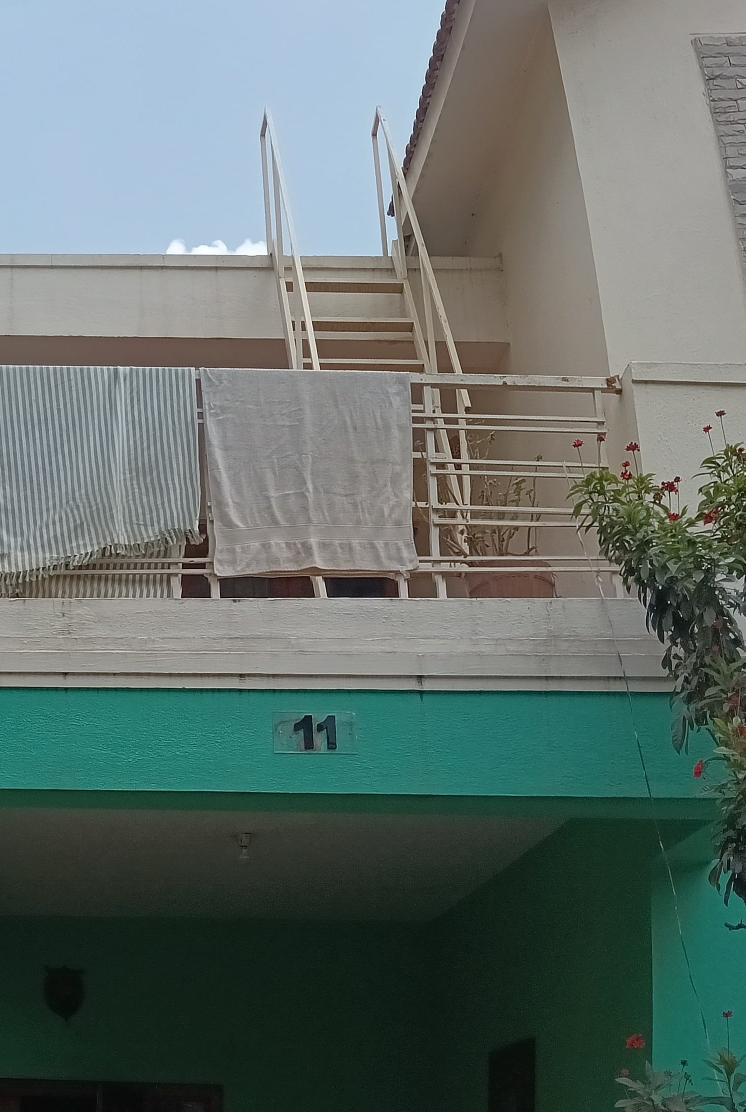
#> input picture part2/in1/row-1-column-3.jpg, 1491 x 2224 px, found by its file name (shown at 1/2 size)
$ jupyter execute --allow-errors part2.ipynb
#> lines starting #> are read from the running program, lines starting #| are printed output that depends on the picture; after the words box and inside, x2 and y2 are one past the last pixel; in counts of white or black regions, pixels touching at a corner belong together
[cell 1]
import os
import cv2
import numpy as np

[cell 2]
def imgResize(img, width=600):
    # Get image dimensions
    h, w = img.shape[:2]
    # Calculate new height while maintaining aspect ratio
    aspect_ratio = width / float(w)
    new_height = int(h * aspect_ratio)
    # Resize and return the image
    return cv2.resize(img, (width, new_height), interpolation=cv2.INTER_AREA)

[cell 3]
def crop(img):
    # Convert image to grayscale
    gray = cv2.cvtColor(img, cv2.COLOR_BGR2GRAY)
    # Apply binary threshold
    _, thresh = cv2.threshold(gray, 0, 255, cv2.THRESH_BINARY)
    # Find external contours
    contours, _ = cv2.findContours(thresh, cv2.RETR_EXTERNAL, cv2.CHAIN_APPROX_SIMPLE)
    # Crop image based on the bounding rectangle of the first contou
    if contours:
        x, y, w, h = cv2.boundingRect(contours[0])
        return img[y:y + h - 1, x:x + w - 1]

    return img

[cell 4]
def detectKP(img):
    descriptor = cv2.SIFT_create()
    # Detect keypoints and compute descriptors
    kps, features = descriptor.detectAndCompute(img, None)
    # Convert keypoints to float32 array
    kps = np.float32([p.pt for p in kps])
    return kps, features

[cell 5]
def matchKP(kpA, kpB, fA, fB, ratio, re_proj):
    # Create a brute-force matcher
    matcher = cv2.BFMatcher()

    # Find initial matches using KNN with k=2
    initMatches = matcher.knnMatch(fA, fB, 2)
    matches = []

    # Apply ratio test to filter good matches
    for match in initMatches:
        if len(match) == 2 and match[0].distance < match[1].distance * ratio:
            matches.append((match[0].trainIdx, match[0].queryIdx))

    # Ensure there are enough matches to compute homograph
    if len(matches) > 4:
        # Extract matched keypoints
        pA = np.float32([kpA[i] for (_, i) in matches])
        pB = np.float32([kpB[i] for (i, _) in matches])

        # Compute homography matrix using RANSAC
        H, status = cv2.findHomography(pA, pB, cv2.RANSAC, re_proj)
        return matches, H, status

    return None

[cell 6]
def drawMatches(imgA, imgB, kpA, kpB, matches, status):
    hA, wA = imgA.shape[:2]
    hB, wB = imgB.shape[:2]

    # Create a blank canvas large enough to fit both images side by side
    complete = np.zeros((max(hA, hB), wA + wB, 3), dtype="uint8")

    # Place both images onto the canvas
    complete[0:hA, 0:wA] = imgA
    complete[0:hB, wA:] = imgB

    # Draw lines between matched keypoints
    for ((idB, idA), s) in zip(matches, status):
        if s == 1:
            # Draw red line between matched points
            ptA = (int(kpA[idA][0]), int(kpA[idA][1]))
            ptB = (int(kpB[idB][0]) + wA, int(kpB[idB][1]))
            cv2.line(complete, ptA, ptB, (0, 0, 255), 1)

    return complete

[cell 7]
def stitch(imgA, imgB, ratio=0.6, re_proj=3.0):
    # Detect keypoints and extract features
    kpA, fA = detectKP(imgA)
    kpB, fB = detectKP(imgB)

    # Match keypoints between the two images
    M = matchKP(kpA, kpB, fA, fB, ratio, re_proj)

    if M is None:
        print("Insufficient matches found")
        return None

    matches, H, status = M
    # Warp the first image using the homography matrix to align with the second image
    panorama = cv2.warpPerspective(imgA, H, (imgA.shape[1] + imgB.shape[1], max(imgA.shape[0], imgB.shape[0])))

    # Overlay the second image onto the warped first image
    panorama[0:imgB.shape[0], 0:imgB.shape[1]] = imgB

    # Crop the final stitched image to remove unnecessary black areas
    panorama = crop(panorama)

    # Draw matches between the two images for visualization
    complete = drawMatches(imgA, imgB, kpA, kpB, matches, status)
    return panorama,complete

[cell 8]
#clearing output folder
output_folder="out"
#> (the rest of this cell did not finish here and is left out)

[cell 9]
input_folder="in2"
files = ["row-1-column-3.jpg","row-1-column-2.jpg","row-1-column-1.jpg"]
path = [os.path.join(input_folder, f) for f in files]
#loading the 1st image
im1 = cv2.imread(path[0])
#> im1 is the input picture: shape (2224, 1491, 3); mean B, G, R 107.5, 111.9, 98
im1 = imgResize(im1)

#iteratively stitching images
for i in range(1, len(path)):
    im2 = cv2.imread(path[i])
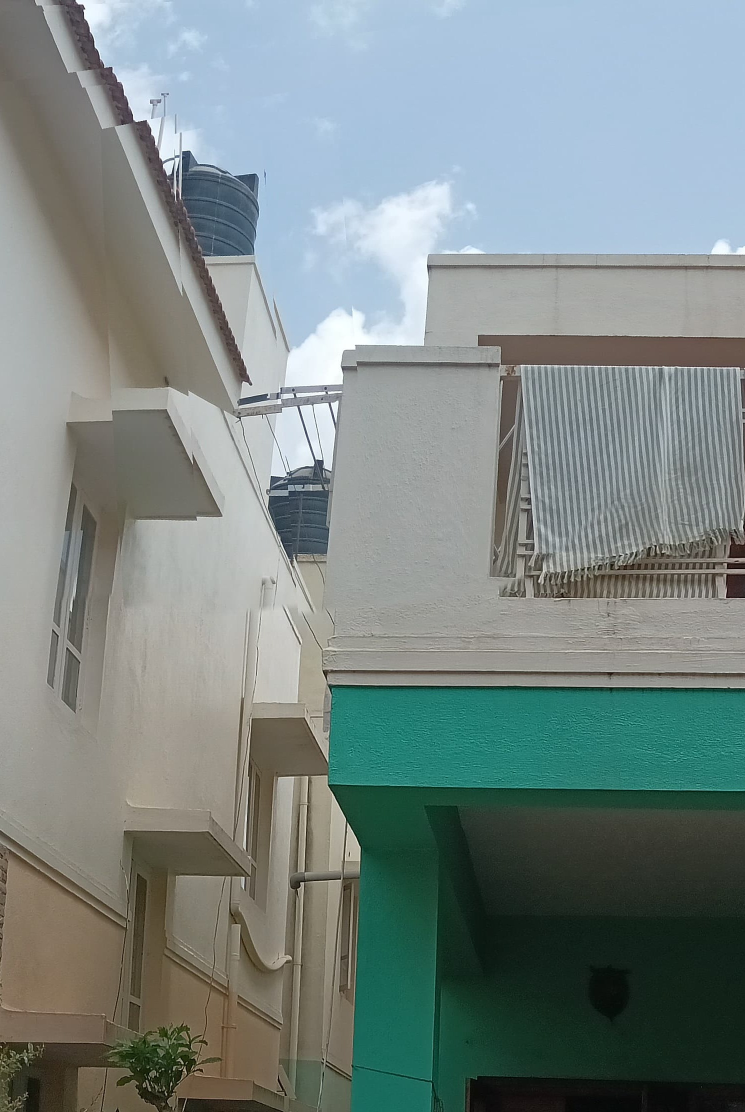
#> input picture part2/in1/row-1-column-2.jpg, 1490 x 2224 px, found by its file name (shown at 1/2 size)
#> im2 is the input picture: shape (2224, 1490, 3); mean B, G, R 133, 135.2, 122.9
    im2 = imgResize(im2)
#> call 2 of imgResize, with width = 600
#> in imgResize (call 2), `return cv2.resize(img, (width, new_height), interpolation=cv2.INTER_AR..`:
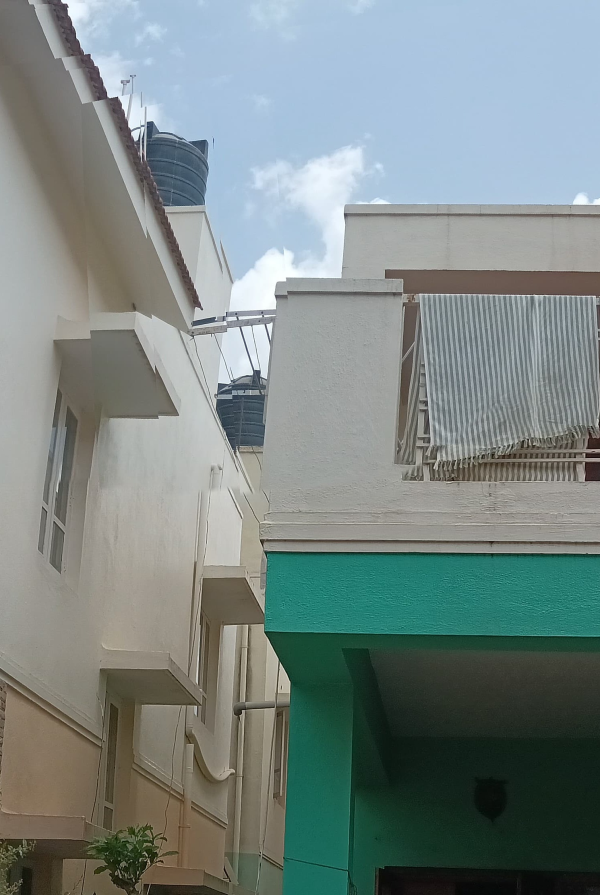
#> returned value: shape (895, 600, 3); mean of channels 0, 1, 2 133, 135.2, 122.9; drawn as B, G, R
    res = stitch(im1, im2)
#> in detectKP, `kps, features = descriptor.detectAndCompute(img, None)`: kps = 1738 keypoints; strongest (x, y, size): (589, 407, 1.9), (545, 385, 3), (368, 375, 3.9), (580, 332, 3.6)
#> in detectKP, `kps = np.float32([p.pt for p in kps])`: kps = 1738 pairs, first value 2.38 to 596.5, second value 33.69 to 889.5
#> in stitch, `kpA, fA = detectKP(imgA)`:
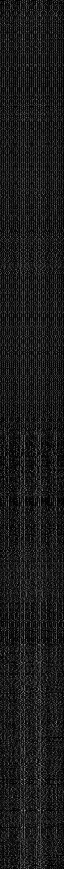
#> fA: shape (1738, 128) float32 (shown at 1/2 size); min 0, max 223, mean 26.6
#> in stitch, `kpA, fA = detectKP(imgA)`: kpA has the same summary as kps in detectKP
#> in detectKP (call 2), `kps, features = descriptor.detectAndCompute(img, None)`: kps = 1314 keypoints; strongest (x, y, size): (135, 135, 5.2), (150, 126, 6.2), (136, 139, 2.8), (241, 413, 37.7)
#> in stitch, `kpB, fB = detectKP(imgB)`:
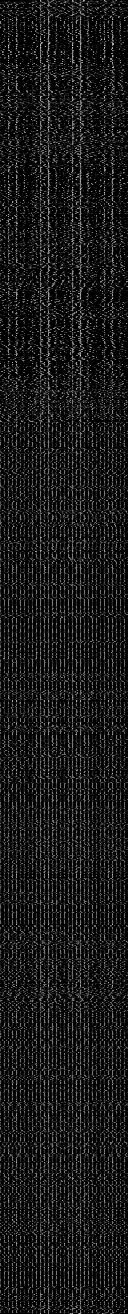
#> fB: shape (1314, 128) float32; min 0, max 207, mean 25.9
#> in stitch, `kpB, fB = detectKP(imgB)`: kpB = 1314 pairs, first value 4.14 to 594.2, second value 6.63 to 891.4
#> in matchKP, `initMatches = matcher.knnMatch(fA, fB, 2)`: initMatches = 1738 matches
#> after the loop in matchKP, `for match in initMatches:`: matches = 549 pairs, first value 447 to 1312, second value 13 to 853
#> in matchKP, `pA = np.float32([kpA[i] for (_, i) in matches])`: pA = 549 pairs, first value 4.84 to 153.6, second value 199.5 to 554.6
#> in matchKP, `pB = np.float32([kpB[i] for (i, _) in matches])`: pB = 549 pairs, first value 435 to 592.6, second value 199.7 to 555.2
#> in matchKP, `H, status = cv2.findHomography(pA, pB, cv2.RANSAC, re_proj)`: H = [[1, 0.000344, 438.9], [-0.000252, 1, -0.0523], [-1.3e-06, 6.53e-07, 1]]; status = 549 values, max 1 at index 0, min 0 at index 227, mean 0.984
#> in stitch, `panorama[0:imgB.shape[0], 0:imgB.shape[1]] = imgB`:
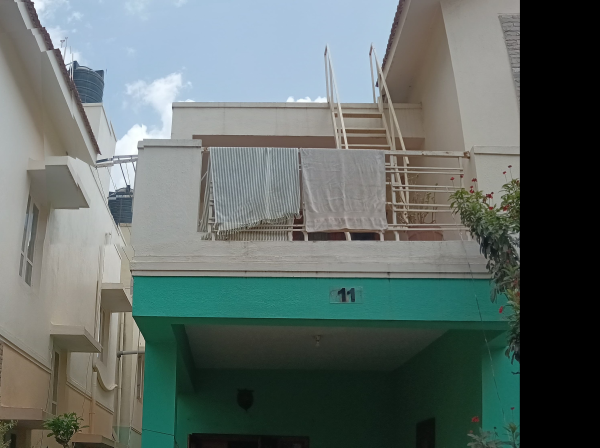
#> panorama: shape (895, 1200, 3) (shown at 1/2 size); mean B, G, R 103.8, 107.3, 96.5
#> in crop, `gray = cv2.cvtColor(img, cv2.COLOR_BGR2GRAY)`:
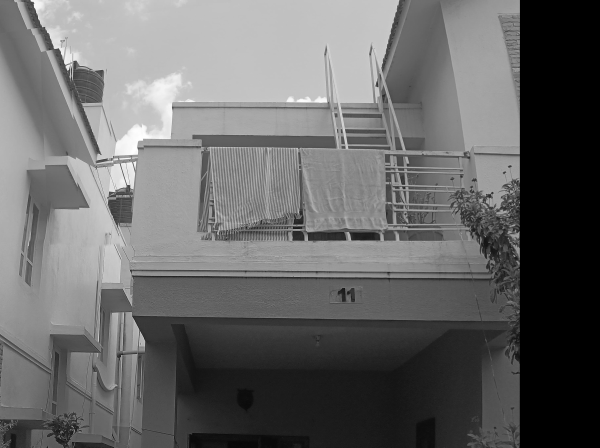
#> gray: shape (895, 1200) (shown at 1/2 size); min 0, max 254, mean 103.7
#> in crop, `_, thresh = cv2.threshold(gray, 0, 255, cv2.THRESH_BINARY)`:
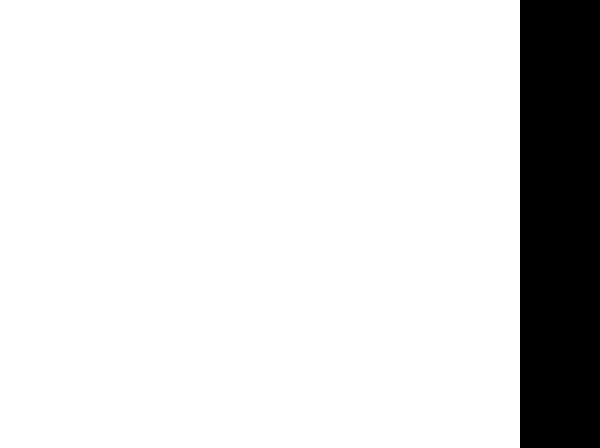
#> thresh: shape (895, 1200) (shown at 1/2 size); 86.7% white; 1 black region, box (x1, y1, x2, y2) and area: (1040, 0, 1200, 895) 143200
#> in crop, `contours, _ = cv2.findContours(thresh, cv2.RETR_EXTERNAL, cv2.CHAIN_AP..`: contours = [[[0, 0], [0, 894], [1039, 894], [1039, 0]]]
#> in crop, `x, y, w, h = cv2.boundingRect(contours[0])`: x = 0; w = 1040; h = 895
#> in crop, `return img[y:y + h - 1, x:x + w - 1]`:
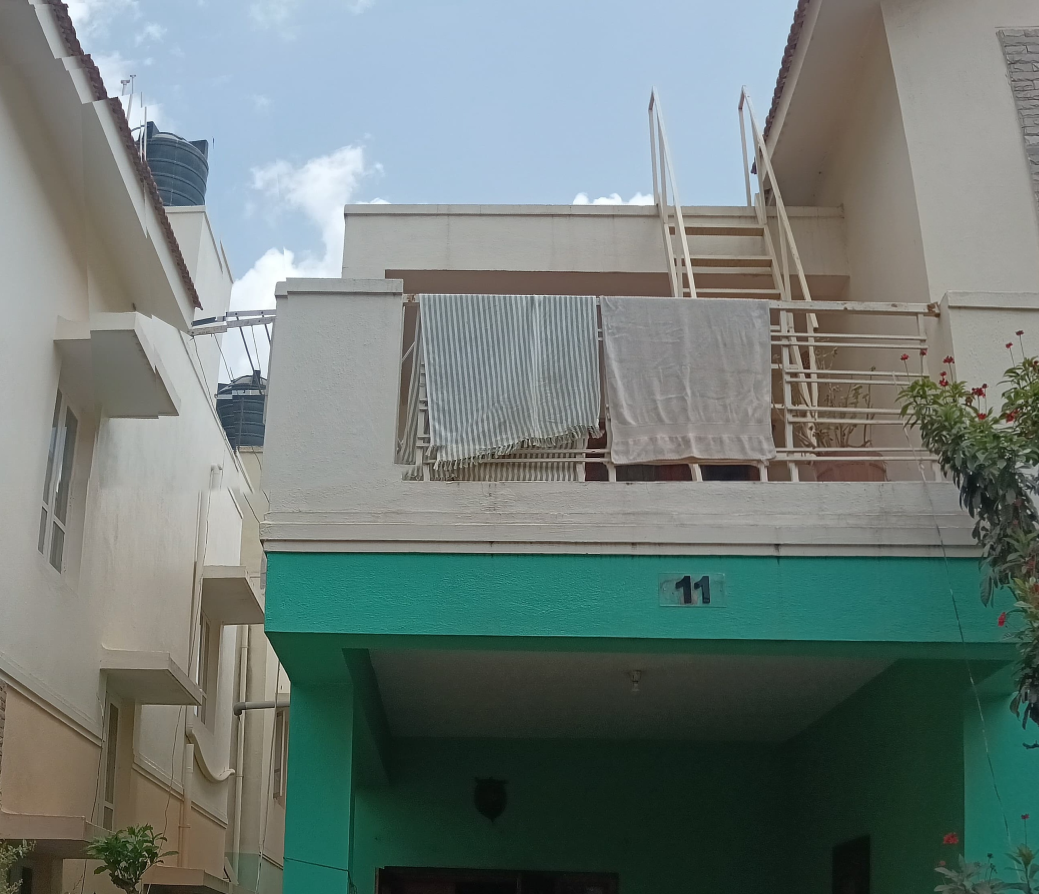
#> returned value: shape (894, 1039, 3); mean of channels 0, 1, 2 119.9, 123.9, 111.5; drawn as B, G, R
#> in drawMatches, `complete[0:hB, wA:] = imgB`:
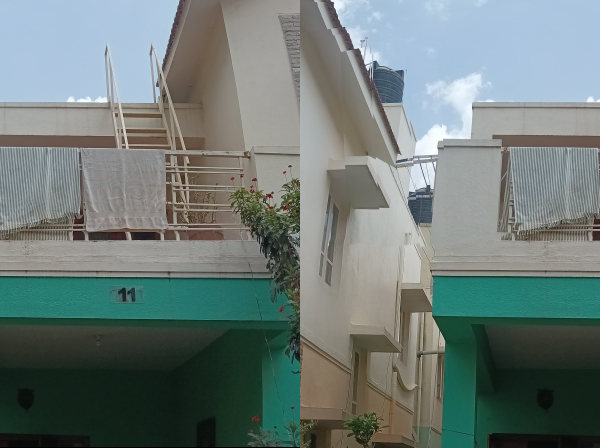
#> complete: shape (895, 1200, 3) (shown at 1/2 size); mean B, G, R 120.2, 123.5, 110.4
#> the loop in drawMatches, `for ((idB, idA), s) in zip(matches, status):` made 549 passes
#> (idB, idA, ptA, ptB) on passes 1 to 12: (493, 13, (4, 454), (1043, 454)), (497, 18, (5, 474), (1044, 475)), (498, 19, (5, 474), (1044, 475)), (499, 21, (5, 391), (1044, 391)), (500, 22, (5, 296), (1044, 296)), (504, 27, (7, 446), (1046, 447)), (508, 28, (7, 453), (1046, 453)), (509, 29, (7, 453), (1046, 453)), (512, 30, (8, 461), (1047, 461)), (513, 31, (8, 461), (1047, 461)), (515, 33, (9, 433), (1048, 434)), (516, 34, (9, 433), (1048, 434))
#> (ptA, ptB) on passes 61 to 66: ((27, 455), (1066, 456)), ((27, 474), (1066, 475)), ((27, 474), (1066, 475)), ((27, 433), (1066, 433)), ((27, 433), (1066, 433)), ((28, 367), (1067, 368))
#> after the loop in drawMatches, `for ((idB, idA), s) in zip(matches, status):`:
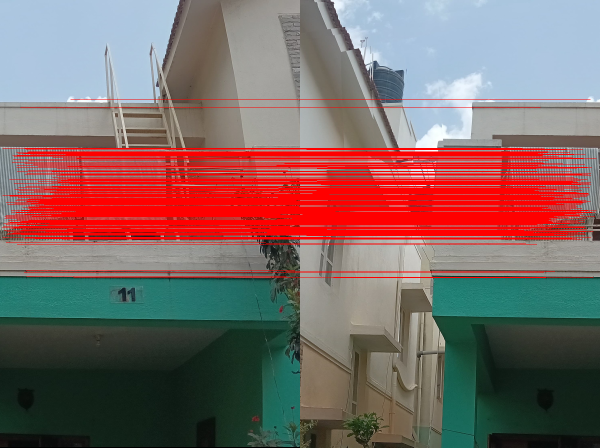
#> complete: shape (895, 1200, 3) (shown at 1/2 size); 14.96% of pixels changed, all inside (x1, y1, x2, y2) = (4, 199, 1193, 556)
    if res is None:
        print("None")
        continue

    im1, complete = res
    cv2.imwrite(os.path.join(output_folder, f"match{i}.jpg"), complete)
#> pass 2 of the loop `for i in range(1, len(path)):`:
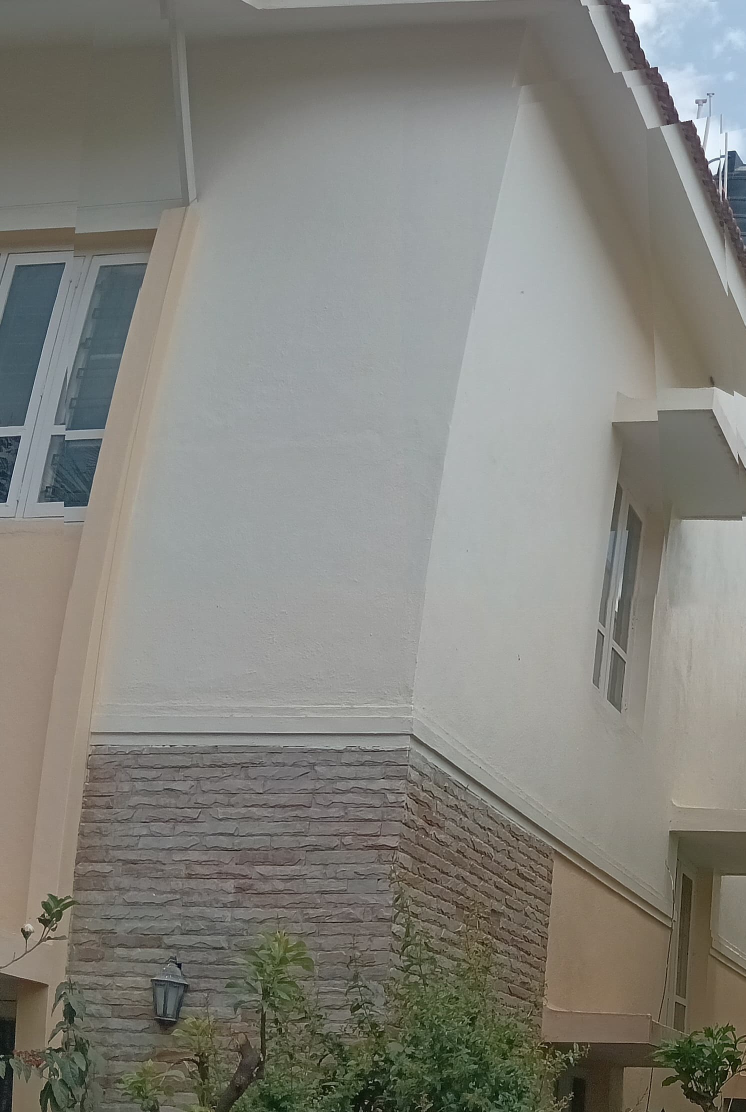
#> input picture part2/in1/row-1-column-1.jpg, 1491 x 2224 px, found by its file name (shown at 1/2 size)
#> im2 is the input picture: shape (2224, 1491, 3); mean B, G, R 123.7, 130.3, 130.8
#> in detectKP (call 3), `kps, features = descriptor.detectAndCompute(img, None)`: kps = 2493 keypoints; strongest (x, y, size): (135, 135, 5.2), (150, 126, 6.2), (1029, 408, 1.9), (136, 139, 2.8)
#> fA: shape (2493, 128) float32
#> in detectKP (call 4), `kps, features = descriptor.detectAndCompute(img, None)`: kps = 1036 keypoints; strongest (x, y, size): (589, 125, 6), (574, 135, 5.2), (574, 139, 2.8), (549, 95, 4.3)
#> fB: shape (1036, 128) float32
#> initMatches = 2493 matches
#> gray: shape (894, 1639)
#> in crop (call 2), `_, thresh = cv2.threshold(gray, 0, 255, cv2.THRESH_BINARY)`:
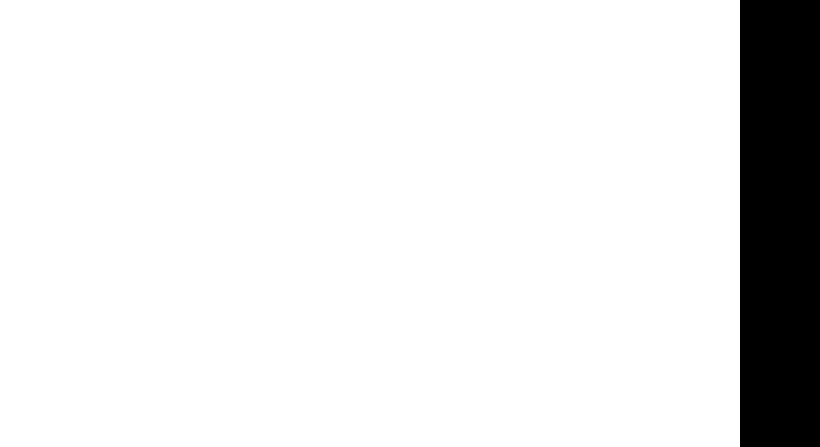
#> thresh: shape (894, 1639) (shown at 1/2 size); 90.3% white; 1 black region, box (x1, y1, x2, y2) and area: (1480, 0, 1639, 894) 142146
#> contours = [[[0, 0], [0, 893], [1479, 893], [1479, 0]]]
#> in crop (call 2), `x, y, w, h = cv2.boundingRect(contours[0])`: w = 1480; h = 894
#> the loop in drawMatches (call 2), `for ((idB, idA), s) in zip(matches, status):` made 118 passes
#> (idB, idA, ptA, ptB) on passes 1 to 8: (883, 2, (7, 850), (1485, 849)), (884, 3, (7, 850), (1485, 849)), (885, 4, (8, 873), (1486, 872)), (886, 5, (9, 879), (1487, 878)), (889, 8, (10, 857), (1488, 856)), (891, 10, (15, 846), (1493, 845)), (892, 11, (15, 846), (1493, 845)), (893, 12, (15, 842), (1493, 841))
#> after the loop in drawMatches (call 2), `for ((idB, idA), s) in zip(matches, status):`:
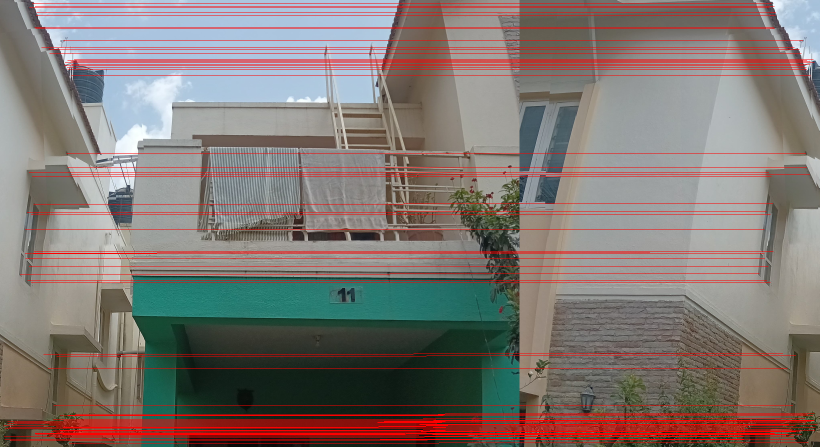
#> complete: shape (894, 1639, 3) (shown at 1/2 size); mean B, G, R 113.9, 118.5, 129.3

cv2.imwrite(os.path.join(output_folder, f"panorama.jpg"), im1)
#> Out = True
